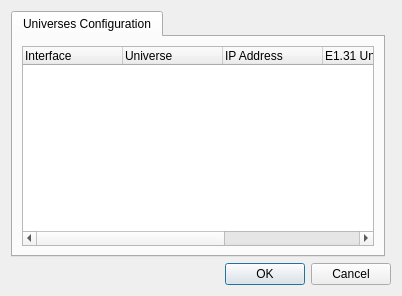
<?xml version="1.0" encoding="UTF-8"?>
<ui version="4.0">
 <class>ConfigureE131</class>
 <widget class="QDialog" name="ConfigureE131">
  <property name="geometry">
   <rect>
    <x>0</x>
    <y>0</y>
    <width>402</width>
    <height>296</height>
   </rect>
  </property>
  <property name="windowTitle">
   <string>Configure E1.31 Plugin</string>
  </property>
  <layout class="QGridLayout" name="gridLayout">
   <item row="0" column="0">
    <widget class="QTabWidget" name="tabWidget">
     <property name="currentIndex">
      <number>0</number>
     </property>
     <widget class="QWidget" name="tab">
      <attribute name="title">
       <string>Universes Configuration</string>
      </attribute>
      <layout class="QVBoxLayout" name="verticalLayout">
       <item>
        <widget class="QTreeWidget" name="m_uniMapTree">
         <property name="alternatingRowColors">
          <bool>true</bool>
         </property>
         <property name="rootIsDecorated">
          <bool>false</bool>
         </property>
         <column>
          <property name="text">
           <string>Interface</string>
          </property>
         </column>
         <column>
          <property name="text">
           <string>Universe</string>
          </property>
         </column>
         <column>
          <property name="text">
           <string>IP Address</string>
          </property>
         </column>
         <column>
          <property name="text">
           <string>E1.31 Universe</string>
          </property>
         </column>
         <column>
          <property name="text">
           <string>Transmission Mode</string>
          </property>
         </column>
         <column>
          <property name="text">
           <string>Priority</string>
          </property>
         </column>
        </widget>
       </item>
      </layout>
     </widget>
    </widget>
   </item>
   <item row="1" column="0" colspan="2">
    <widget class="QDialogButtonBox" name="m_buttonBox">
     <property name="standardButtons">
      <set>QDialogButtonBox::Cancel|QDialogButtonBox::Ok</set>
     </property>
    </widget>
   </item>
  </layout>
 </widget>
 <resources/>
 <connections>
  <connection>
   <sender>m_buttonBox</sender>
   <signal>accepted()</signal>
   <receiver>ConfigureE131</receiver>
   <slot>accept()</slot>
   <hints>
    <hint type="sourcelabel">
     <x>162</x>
     <y>75</y>
    </hint>
    <hint type="destinationlabel">
     <x>157</x>
     <y>274</y>
    </hint>
   </hints>
  </connection>
  <connection>
   <sender>m_buttonBox</sender>
   <signal>rejected()</signal>
   <receiver>ConfigureE131</receiver>
   <slot>reject()</slot>
   <hints>
    <hint type="sourcelabel">
     <x>266</x>
     <y>79</y>
    </hint>
    <hint type="destinationlabel">
     <x>286</x>
     <y>274</y>
    </hint>
   </hints>
  </connection>
 </connections>
</ui>
